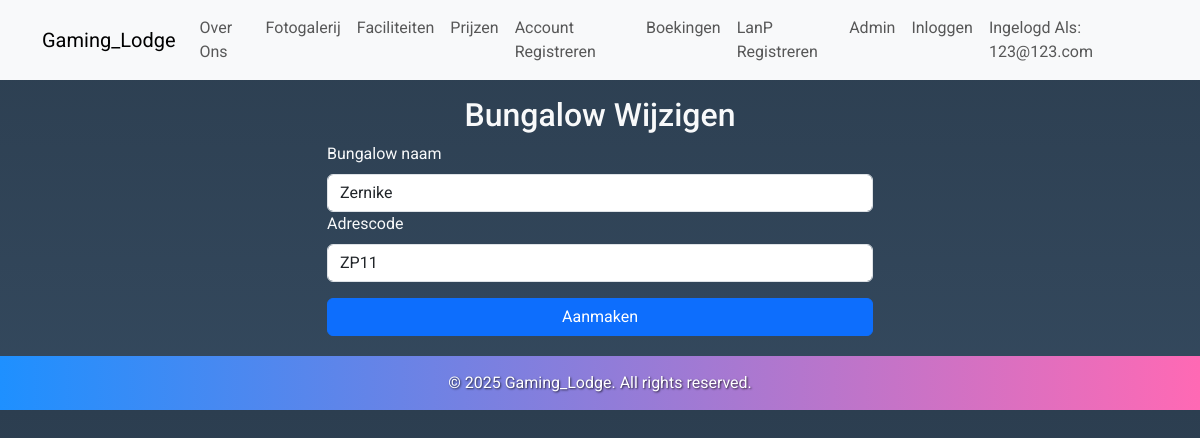
The page /bungalow/update/1 (signed in) on the database its author committed.
### dbmodel.py (models this page shows, shortened)
class KlantTabel(db.Model, UserMixin):
    id = db.Column(db.Integer, primary_key=True)
    username = db.Column(db.String(80), nullable=False)
    email = db.Column(db.String(120), nullable=False)
    password = db.Column(db.String(120), nullable=False)

class BungalowTabel(db.Model):
    id = db.Column(db.Integer, primary_key=True)
    bnaam = db.Column(db.String(80), nullable=False)
    adrescode = db.Column(db.String(80), nullable=False)

### routes.py (the view, shortened to what this page needs)
@app.route('/bungalow/update/<int:id>', methods=['GET', 'POST'])
def update_bungalow(id):
    bungalow = BungalowTabel.query.get_or_404(id)
    form = BungalowFormulier(obj=bungalow)
    print(bungalow)
    return render_template('/bungalow/aanmaken.html', form=form, actie='Wijzigen')

### Formulieren.py
class BungalowFormulier(FlaskForm):
    bnaam = StringField('Bungalow naam', validators=[DataRequired()])
    adrescode = StringField('Adrescode', validators=[DataRequired()])
    submit = SubmitField('Aanmaken')

### app.py (called while the page is built)
@app.before_request
def create_tables():
    db.create_all()

### dbmodel.py (called while the page is built)
@login_manager.user_loader
def load_user(user_id):
    return KlantTabel.query.get(int(user_id))

### templates/bungalow/aanmaken.html (shortened to what this page needs)
{% extends "base.html" %}
{% block content %}
<div class="row justify-content-center">
  <div class="col-md-6">
    <h2 class="text-center">Bungalow {{ actie if actie else "Toevoegen" }}</h2>
    <form method="POST" action="">
      <div class="form-group">
        {{ form.bnaam.label(class="form-label") }}
        {{ form.bnaam(class="form-control") }}
      </div>
      <div class="form-group">
        {{ form.adrescode.label(class="form-label") }}
        {{ form.adrescode(class="form-control") }}
      </div>
      <div class="form-group mt-3">
        {{ form.submit(class="btn btn-primary w-100") }}
      </div>
    </form>
  </div>
</div>
{% endblock %}

### templates/base.html (shortened to what this page needs)
<!DOCTYPE html>
<html lang="en">
<head>
    <link rel="stylesheet" href="https://cdn.jsdelivr.net/npm/bootstrap@5.3.0/dist/css/bootstrap.min.css">
</head>
<body>
    <nav class="navbar navbar-expand-lg navbar-light bg-light">
        <div class="container">
            <a class="navbar-brand" href="/">Gaming_Lodge</a>
            <div class="collapse navbar-collapse" id="navbarNav">
                <ul class="navbar-nav me-auto">
                    <li class="nav-item"><a class="nav-link" href="/overons">Over Ons</a></li>
                    <li class="nav-item"><a class="nav-link" href="/fotogalerij">Fotogalerij</a></li>
                    <li class="nav-item"><a class="nav-link" href="/faciliteiten">Faciliteiten</a></li>
                    <li class="nav-item"><a class="nav-link" href="/prijslijst">Prijzen</a></li>
                    <li class="nav-item"><a class="nav-link" href="/registreren">Account Registreren</a></li>
                    <li class="nav-item"><a class="nav-link" href="/boeking/toevoegen">Boekingen</a></li>
                    <li class="nav-item"><a class="nav-link" href="/lanp/reg">LanP Registreren</a></li>
                    <li class="nav-item"><a class="nav-link" href="/admin">Admin</a></li>
                    <li class="nav-item"><a class="nav-link" href="/login">Inloggen</a></li>
                    <li class="nav-item">
                        <a class="nav-link" href="/account-wijzigen">Ingelogd Als: {{ current_user.username }}</a>
                    </li>
                </ul>
            </div>
        </div>
    </nav>
    <div class="container mt-3">
        {% block content %}{% endblock %}
    </div>
    <footer>
        <p>&copy; 2025 Gaming_Lodge. All rights reserved.</p>
    </footer>
</body>
</html>

### templates/base.html (style rules this page uses)
body { font-family: 'Roboto', sans-serif; margin: 0; padding: 0; background: linear-gradient(to bottom, #2c3e50, #34495e); color: #f8f9fa; }
footer { background: linear-gradient(90deg, #1e90ff, #ff69b4); color: #fff; padding: 15px 0; text-align: center; margin-top: 20px; text-shadow: 1px 1px 2px rgba(0, 0, 0, 0.7); }
footer p { margin: 0; font-size: 1em; }

### rows shown on the page
KlantTabel: username "123@123.com"
BungalowTabel: bnaam "Zernike", adrescode "ZP11"

### other values the page prints
{{ actie if actie else "Toevoegen" }} "Wijzigen"
